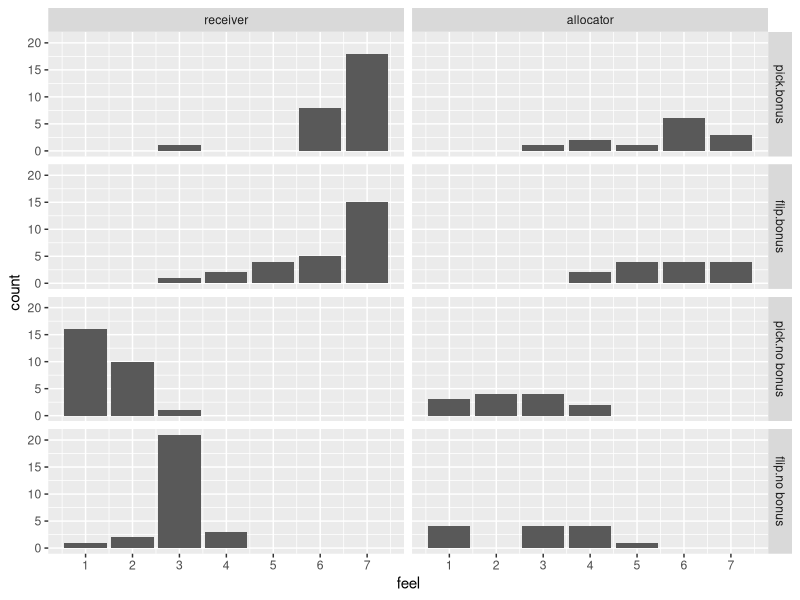
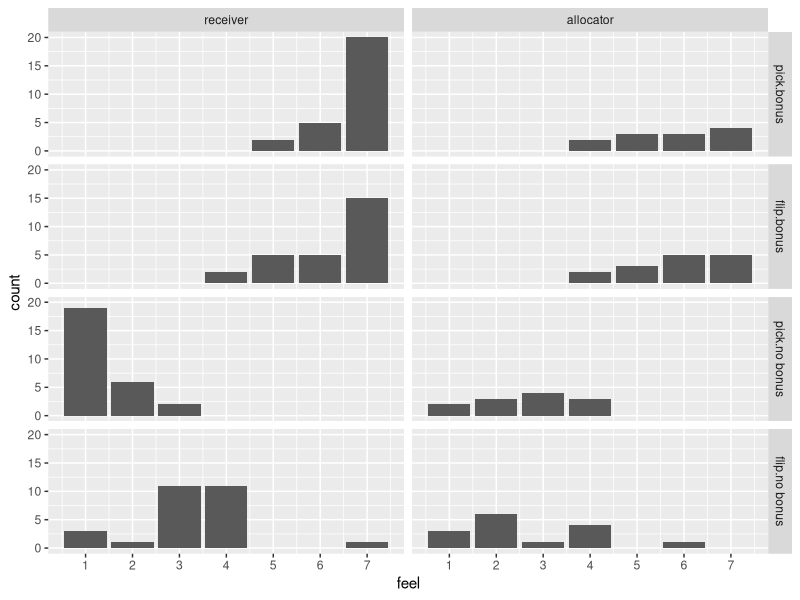
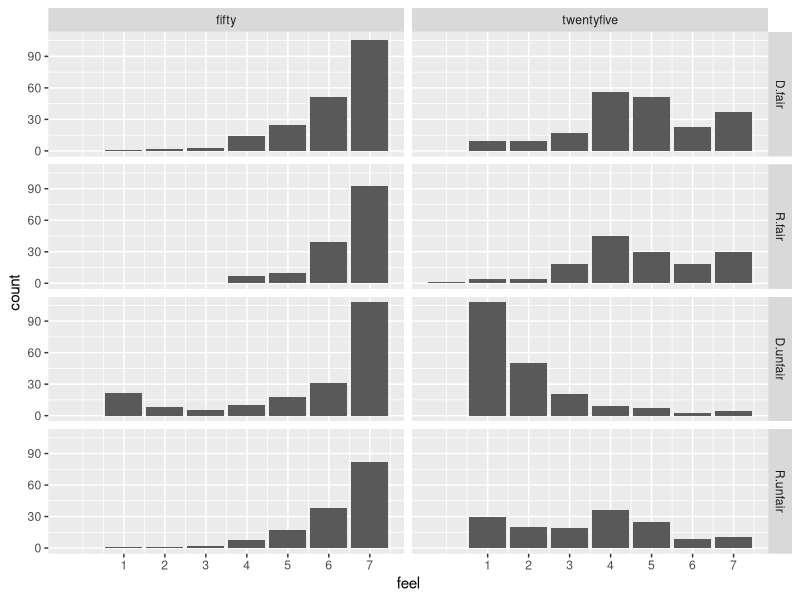
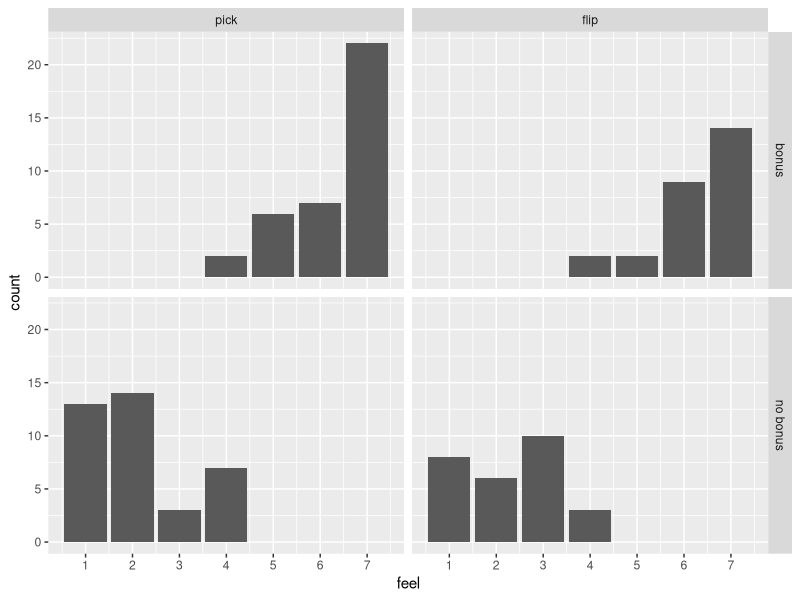
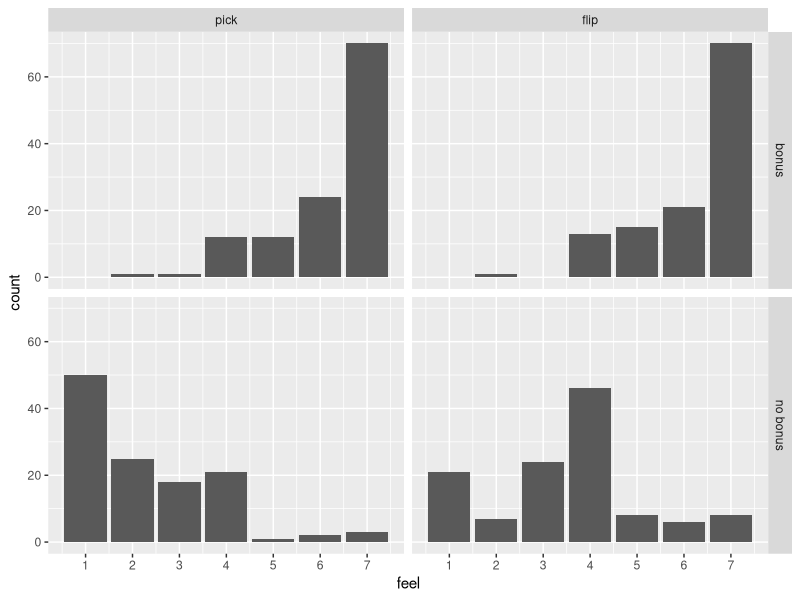
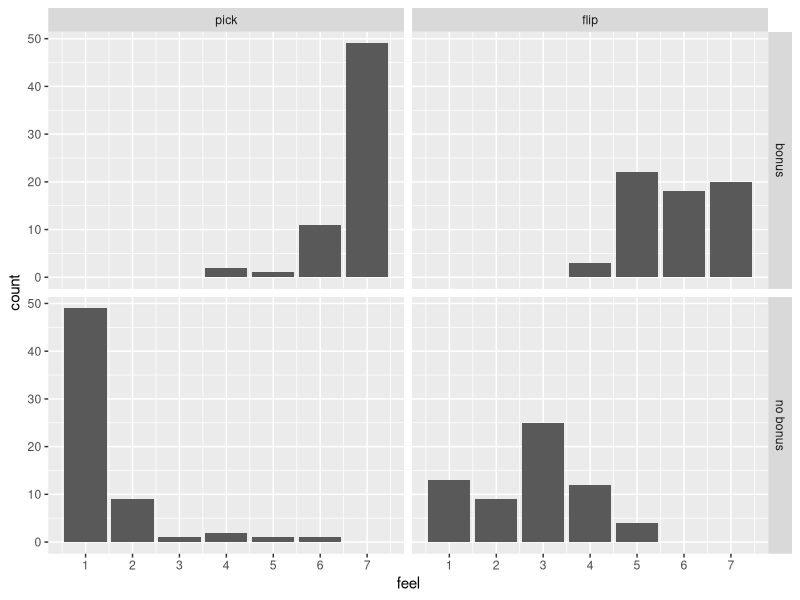
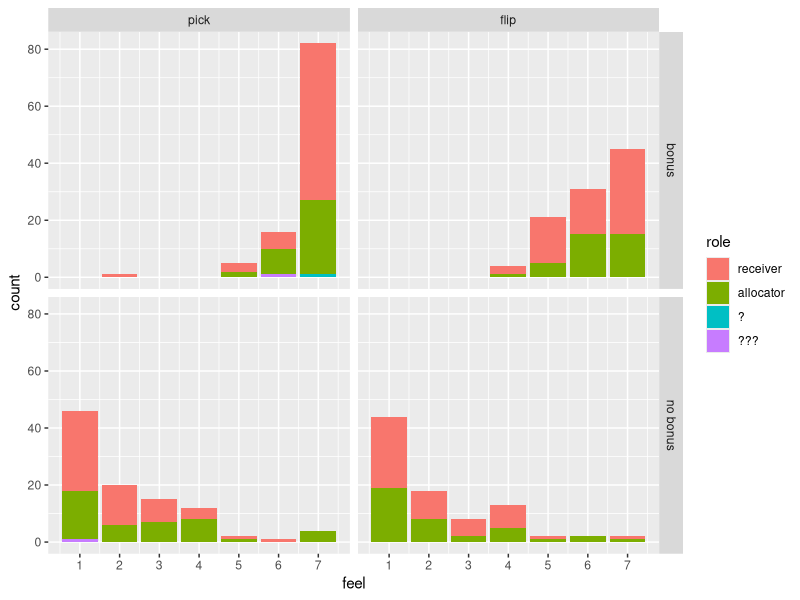
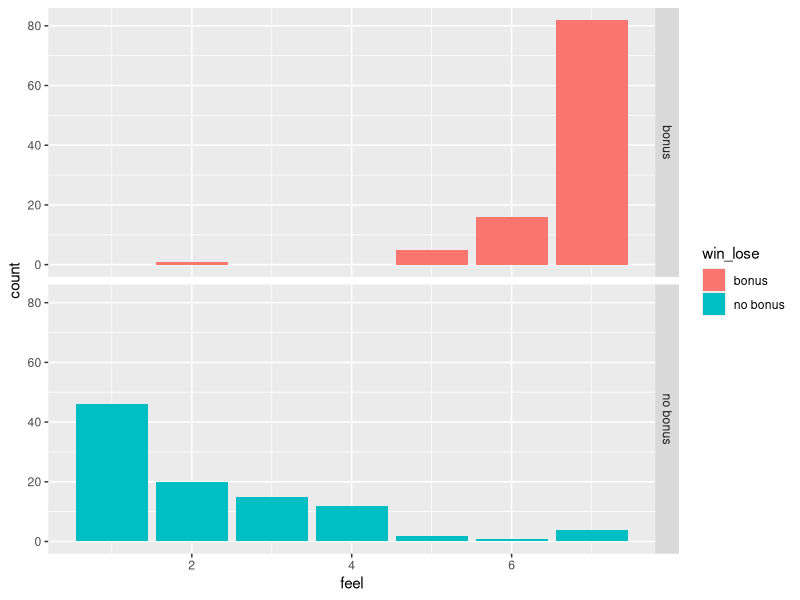

Generate these figures, in order, with R:

library(plyr)
library(dplyr)
library(ggplot2)

dat1 <- read.csv ("Study 1_Data.csv")
dat2 <- read.csv ("Study 2_Data.csv")
dat3 <- read.csv ("Study 3_Data.csv")
dat4 <- read.csv ("Study 4_Data.csv")
dat5 <- read.csv ("Study 5_Data.csv")
dat6 <- read.csv ("Study 6_Data.csv")
dat7 <- read.csv ("Study 7_Data.csv")

# Exp 1
dat1 <- dat1 %>% 
  mutate(exp = 1,
         pick_flip = factor(pick_flip, labels = c("pick", "flip")),
         win_lose = factor(win_lose, labels = c("bonus", "no bonus")),
         role = factor(role, labels = c("receiver", "allocator")),
         condition = interaction(pick_flip, win_lose))
# ggplot(dat1, aes(x = condition, y = feel)) +
#   geom_violin() +
#   facet_wrap(~role) +
#   theme(axis.text.x = element_text(angle = 45, hjust = .5, vjust = .5))
ggplot(dat1, aes(x = feel)) +
  geom_bar(stat = "count") +
  facet_grid(condition~role) +
  scale_x_continuous(breaks = 1:7)

# Exp 2
dat2 <- dat2 %>% 
  mutate(exp = 2,
         pick_flip = factor(pick_flip, labels = c("pick", "flip")),
         win_lose = factor(win_lose, labels = c("bonus", "no bonus")),
         role = factor(role, labels = c("receiver", "allocator")),
         condition = interaction(pick_flip, win_lose))
# ggplot(dat2, aes(x = condition, y = feel)) +
#   geom_violin() +
#   facet_wrap(~role) +
#   theme(axis.text.x = element_text(angle = 45, hjust = .5, vjust = .5))
ggplot(dat2, aes(x = feel)) +
  geom_bar(stat = "count") +
  facet_grid(condition~role) +
  scale_x_continuous(breaks = 1:7)

# Exp 3
dat3 <- dat3 %>% 
  mutate(exp = 3,
         condition = interaction(DecRec, fairunfair))
ggplot(dat3, aes(x = feel)) +
  geom_bar(stat = "count") +
  facet_grid(condition ~ fiftytwentyfive) +
  scale_x_continuous(breaks = 1:7)
# What's up with the zero?

# Exp 4
dat4 <- dat4 %>% 
  mutate(exp = 4,
         pick_flip = factor(pick_flip, labels = c("pick", "flip")),
         win_lose = factor(win_lose, labels = c("bonus", "no bonus")),
         #role = factor(role, labels = c("receiver", "allocator")),
         condition = interaction(pick_flip, win_lose))
ggplot(dat4, aes(x = feel)) +
  geom_bar(stat = "count") +
  facet_grid(win_lose ~ pick_flip) +
  scale_x_continuous(breaks = 1:7)

# Exp 5
dat5 <- dat5 %>% 
  mutate(exp = 5,
         pick_flip = factor(pick_flip, labels = c("pick", "flip")),
         win_lose = factor(win_lose, labels = c("bonus", "no bonus")),
         #role = factor(role, labels = c("receiver", "allocator")),
         condition = interaction(pick_flip, win_lose))
ggplot(dat5, aes(x = feel)) +
  geom_bar(stat = "count") +
  facet_grid(win_lose ~ pick_flip) +
  scale_x_continuous(breaks = 1:7)

# Exp 6
dat6 <- dat6 %>% 
  mutate(exp = 6,
         pick_flip = factor(pick_flip, labels = c("pick", "flip")),
         win_lose = factor(win_lose, labels = c("bonus", "no bonus")),
         #role = factor(role, labels = c("receiver", "allocator")),
         condition = interaction(pick_flip, win_lose))
ggplot(dat6, aes(x = feel)) +
  geom_bar(stat = "count") +
  facet_grid(win_lose ~ pick_flip) +
  scale_x_continuous(breaks = 1:7)

# Exp7
dat7 <- dat7 %>% 
  mutate(exp = 7,
         pick_flip = factor(pick_flip, labels = c("pick", "flip")),
         win_lose = factor(win_lose, labels = c("bonus", "no bonus")),
         role = factor(role, labels = c("receiver", "allocator", "?", "???")),
         condition = interaction(pick_flip, win_lose))
ggplot(dat7, aes(x = feel, fill = role)) +
  geom_bar(stat = "count") +
  facet_grid(win_lose ~ pick_flip) +
  scale_x_continuous(breaks = 1:7)
# What is role = 3? role = 4?
# Felix's plot
dat7 %>% 
  filter(pick_flip == "pick") %>% 
  ggplot(aes(x = feel, fill = win_lose)) +
  geom_bar(stat = "count") +
  facet_grid(win_lose~.)


# Aggregate
